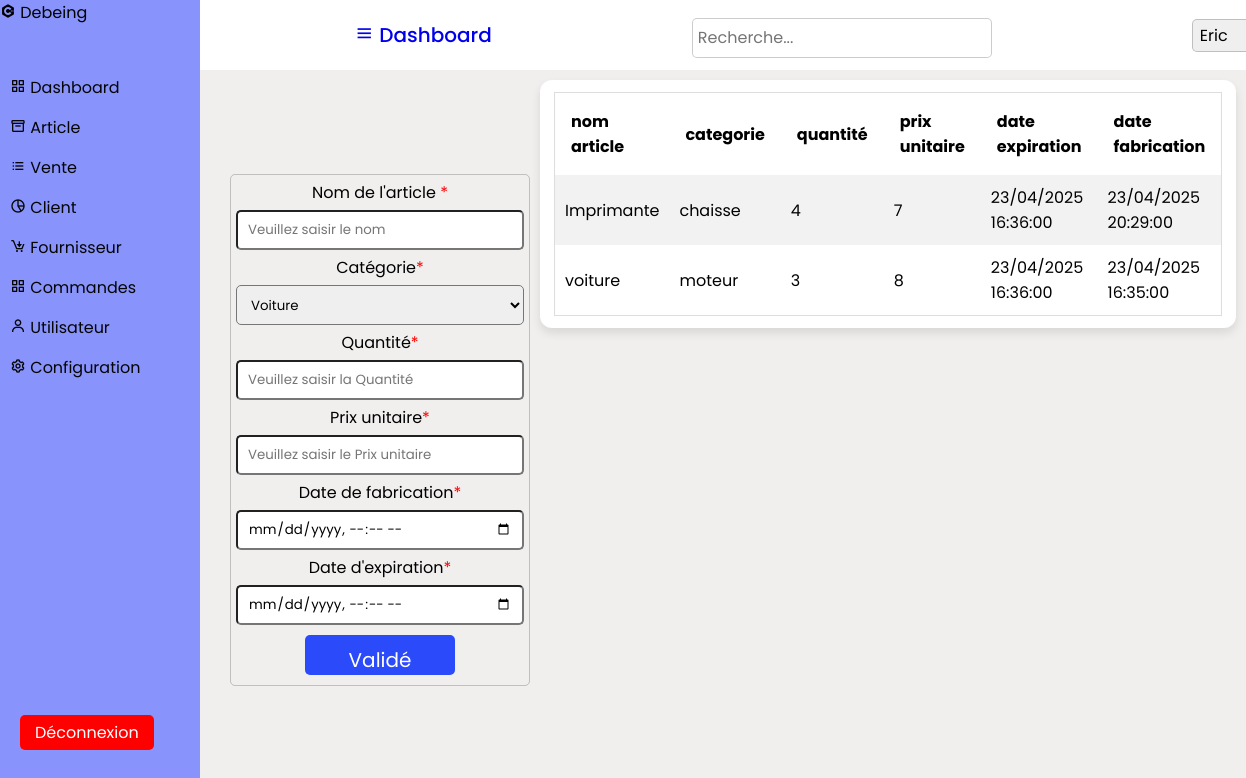
The page /vue/commande.php on the database its author committed.
### tables this page shows
CREATE TABLE `article` (
  `id` int(11) NOT NULL,
  `nom_article` varchar(30) NOT NULL,
  `categorie` varchar(30) NOT NULL,
  `quantite` int(30) NOT NULL,
  `prix_unitaire` int(50) NOT NULL,
  `date_expiration` timestamp NOT NULL DEFAULT current_timestamp(),
  `date_fabrication` timestamp NOT NULL DEFAULT current_timestamp()
);

### model/fonctionArticle.php (called while the page is built, shortened)
<?php
function getArticle()
{
    $sql = "SELECT * FROM article";
    $req = $GLOBALS['connexion'] -> prepare($sql);
    $req -> execute();
    return $req -> fetchAll();
}
?>

### vue/commande.php (the view, shortened to what this page needs)
<?php
include'entete.php'
?>
        <div class="form-containered">
            <div class="form">
                <form action="../model/ajoutArticle.php" method="POST">
                    <div class="contenu">
                        <div class="input">
                            <label for="nom_article">Nom de l'article <span style="color: red;">*</span> </label>
                            <input type="text" name="nom_article" id="nom_article" placeholder="Veuillez saisir le nom"><br>
                            <label for="categorie">Catégorie<span style="color: red;">*</span></label><br>
                            <select name="categorie" id="Eric" required>
                                <option value="Voiture" class="voiture">Voiture</option>
                            </select><br>
                            <label for="quantite">Quantité<span style="color: red;">*</span></label><br>
                            <input type="number" name="quantite" placeholder="Veuillez saisir la Quantité" >
                            <label for="prix_unitaire">Prix unitaire<span style="color: red;">*</span></label><br>
                            <input type="number" name="prix_unitaire" placeholder="Veuillez saisir le Prix unitaire"><br>
                            <label for="date_fabrication">Date de fabrication<span style="color: red;">*</span></label><br>
                            <input type="datetime-local" name="date_fabrication"><br>
                            <label for="date_expiration">Date d'expiration<span style="color: red;">*</span></label><br>
                            <input type="datetime-local" name="date_expiration"><br>
                            <button type="submit" class="submit">Validé</button>
                        </div>
                    </div>
                </form>
            </div>
        </div>
        <div class="box">
                <table class="mtable">
                        <tr>
                            <th>nom article</th>
                            <th> categorie</th>
                            <th>quantité</th>
                            <th> prix unitaire</th>
                            <th>date expiration</th>
                            <th>date fabrication</th>
                        </tr>
                        <?php
                        $articles = getArticle();
                        if (!empty($articles) && is_array($articles)) {
                            foreach ($articles as $key => $value) {
                                ?>
                                <tr>
                                    <td><?= $value['nom_article']  ?></td>
                                    <td><?= $value['categorie']  ?></td>
                                    <td><?= $value['quantite']  ?></td>
                                    <td><?= $value['prix_unitaire']  ?></td>
                                    <td><?= date('d/m/Y H:i:s', strtotime($value['date_fabrication']))  ?></td>
                                    <td><?= date('d/m/Y H:i:s', strtotime($value['date_expiration'])) ?></td>
                                </tr>
                                <?php
                            }
                        }
                        ?>
                </table>
            </div>
    </section>
   <?php
include'pied.php'
?>

### public/css/style.css (style rules this page uses)
* { margin: 0; padding: 0; box-sizing: border-box; font-family: "Poppins", sans-serif; }
body { background-color: #f1eeee; }
.input { width: 300px; padding: 5px; margin-top: 10px; border-radius: 5px; border: 1px solid rgba(0, 0, 0, 0.2); font-size: 16px; }
.form-containered { display: flex; justify-content: center; align-items: center; height: 100vh; }
.form { flex-direction: column; gap: 20px; margin-top: 50px; }
table.mtable { width: 100%; border-collapse: collapse; width: 100%; border: 1px solid #ddd; }
th, td { text-align: left; padding: 16px; }
table.mtable tr:nth-child(even) { background-color: #f2f2f2; }
table.mtable td { padding: 10px; }
.overview-boxes, .box { display: flex; justify-content: left; align-items: flex-start; background: #fff; border-radius: 12px; box-shadow: 0 5px 10px rgba(0, 0, 0, 0.1) ; padding: 12px 14px; margin-top: 80px; height: 100%; }
.contenu { border-radius: 10px; padding: 30px; width: 340px; box-shadow: 0 0 10px rgba(0, 0, 0, 0); text-align: center; }
.submit, input, #Eric, #id_article, #id_client { width: 100% ; padding: 10px; height: 40px; margin: 5px 0; border-radius: 5px; }
.submit { background-color: rgb(43, 74, 250); color: white; border: none; cursor: pointer; font-size: 20px; width: 150px; }

### rows shown on the page
article: nom_article "Imprimante", categorie "chaisse", quantite "4", prix_unitaire "7", date_fabrication "23/04/2025 16:36:00", date_expiration "23/04/2025 20:29:00"
article: nom_article "voiture", categorie "moteur", quantite "3", prix_unitaire "8", date_fabrication "23/04/2025 16:36:00", date_expiration "23/04/2025 16:35:00"
